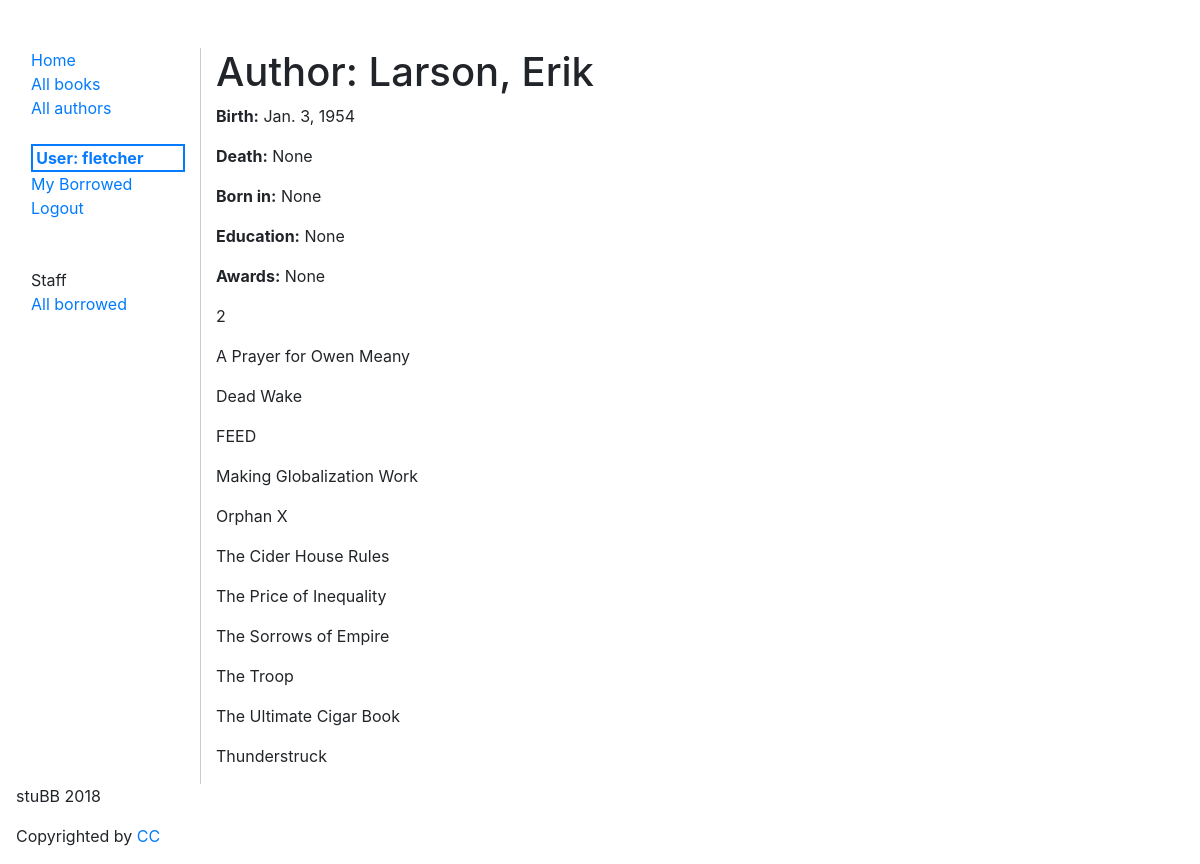
Page /catalog/author/2 (signed in) on the committed database.
### catalog/models.py (models this page shows, shortened)
class Author(models.Model):
  first_name = models.CharField(max_length=100)
  last_name = models.CharField(max_length=100)
  date_of_birth = models.DateField(null=True, blank=True)
  date_of_death = models.DateField('died', null=True, blank=True)
  born_in = models.CharField(max_length=200, null=True, blank=True)
  education = models.CharField(max_length=200, null=True, blank=True)
  COMMON_BOOK_AWARDS = (
    ('booker', 'Booker Award'),
    ('caldecott', 'Caldecott Medal'),
    ('nba', 'National Book Award'),
    ('nbcca', 'National Book Critics Circle Award'),
    ('newbery', 'Newbery Medal'),
    ('npl', 'Nobel Prize for Literature'),
    ('p/f', 'PEN/Faulkner Award'),
    ('pp', 'Pulitzer Prize'),
    ('cwp', "Commonwealth Writers' Prize"),
    ('emma', 'EMMA Awards')
  )
  awards = models.CharField(max_length=10, choices=COMMON_BOOK_AWARDS, null=True, blank=True)
  class Meta:
    ordering = ["last_name", "first_name"]

class Book(models.Model):
  title = models.CharField(max_length=200)
  author = models.ForeignKey('Author', on_delete=models.SET_NULL, null=True)
  summary = models.TextField(max_length=1000, help_text="Enter a brief description of the book")
  isbn = models.CharField('ISBN', max_length=14,
                          help_text='13 Character <a href="https://www.isbn-international.org/content/what-isbn">ISBN number</a>')
  genre = models.ManyToManyField(Genre, help_text="Select a genre for this book")
  subject = models.CharField(max_length=100, null=True, blank=True)
  publisher = models.CharField(max_length=250, null=True, blank=True)
  contributor = models.CharField(max_length=200, null=True, blank=True, help_text="An entity responsible for making contributions to the content of the resource.")
  date = models.DateField(null=True, blank=True,)
  type = models.CharField(max_length=60, null=True, blank=True, help_text="Genre")
  format = models.CharField(max_length=60, null=True, blank=True, help_text="Format may include the media-type or dimensions of the resource.")
  source = models.CharField(max_length=60, null=True, blank=True)
  language = models.CharField(max_length=60, null=True, blank=True)
  relation = models.CharField(max_length=60, null=True, blank=True, help_text="A reference to a related resource.")
  coverage = models.CharField(max_length=250, null=True, blank=True, help_text="Coverage will typically include spatial location (a place name or geographic coordinates), temporal period (a period label, date, or date range) or jurisdiction (such as a named administrative entity).")
  rights = models.CharField(max_length=250, null=True, blank=True, help_text="A Rights element will contain a rights management statement for the resource, or reference a service providing such information.")
  class Meta:
    ordering = ['title']
  def display_genre(self):
    """Note: Getting the genre may not be a good idea here, because
      of the "cost" of the database operation. We're showing you how because
      calling functions in your models can be very useful for other reasons —
      for example to add a Delete link next to every item in the list."""
    """Creates a string for the Genre. This is required to display genre in Admin."""
    return ', '.join([genre.name for genre in self.genre.all()[:3]])
  display_genre.short_description = 'Genre'

### catalog/views.py (the view)
# urls.py: path('author/<int:pk>', views.AuthorDetailView.as_view(), name='author-detail'),
class AuthorDetailView(LoginRequiredMixin, generic.DetailView):
  context_object_name = 'author'
  queryset = Author.objects.all()
  def get_context_data(self, **kwargs):
    context = super().get_context_data(**kwargs)
    context['book_list'] = Book.objects.all()
    return context

### templates/catalog/author_detail.html (shortened to what this page needs)
{% extends 'catalog/base.html' %}
{% block content %}
  <h1>Author: {{ author.last_name }}, {{ author.first_name}}</h1>
  <p><strong>Birth:</strong> {{ author.date_of_birth}}</p>
  <p><strong>Death:</strong> {{ author.date_of_death }}</p>
  <p><strong>Born in:</strong> {{ author.born_in }}</p>
  <p><strong>Education:</strong> {{ author.education }}</p>
  <p><strong>Awards:</strong> {{ author.awards }}</p>
 <p>{{ author.pk }}</p>
{% for book in book_list.all %}
            <p>{{ book.title }}</p>
        {% endfor %}
{% endblock %}

### templates/catalog/base.html (shortened to what this page needs)
<!DOCTYPE html>
<html lang="en">
  <head>
    {% load staticfiles %}
    {% block head %}
    <link rel="stylesheet" href="{% static 'styles/catalog.css' %}" />
    <link rel="stylesheet" href="https://stackpath.bootstrapcdn.com/bootstrap/4.1.3/css/bootstrap.min.css">
    {% endblock %}
  </head>
  <body>
    <div class="container-fluid">
    <div class="row">
      <div class="col-sm-2">
      {% block sidebar %}
        <ul class="sidebar-nav">
          <li><a href="{% url 'index' %}">Home</a></li>
          <li><a href="{% url 'books' %}">All books</a></li>
          <li><a href="{% url 'authors' %}">All authors</a></li><br />
        {% if user.is_authenticated %}
          <li class="current-user">User: {{ user.get_username }}</li>
          <li><a href="{% url 'my-borrowed' %}">My Borrowed</a> </li>
          <li><a href="{% url 'logout'%}">Logout</a></li>
          <br><br>
          <li>Staff</li>
          <li><a href="{% url 'all-borrowed' %}">All borrowed</a></li>
        {% else %}
          <li><a href="{% url 'login'%}">Login</a></li>
        {% endif %}
        </ul>
     {% endblock %}
      </div>
      <div class="col-sm-10 content">
        {% block content %}{% endblock %}
      </div>
    </div>
  </div>
  <footer class="basic-footer">
      <p> stuBB 2018</p>
      <p>Copyrighted by <a href="https://creativecommons.org/licenses/by/3.0/">CC</a></p>
  </footer>
  </body>
</html>

### catalog/static/styles/catalog.css (style rules this page uses)
.sidebar-nav { margin-top: 3em; list-style: none; margin-left: -1.5em; }
.content { margin-top: 3em; border-left: 1px solid #ccc; }
.current-user { border: 2px solid #077bff; color: #077bff; font-weight: bold; padding-left: .2em; }
footer { padding-left: 1em; }

### rows in the picture
Author: last_name "Larson", first_name "Erik", date_of_birth "Jan. 3, 1954", date_of_death "None", born_in "None", education "None", awards "None", pk "2"
Book: title "A Prayer for Owen Meany"
Book: title "Dead Wake"
Book: title "FEED"
Book: title "Making Globalization Work"
Book: title "Orphan X"
Book: title "The Cider House Rules"
Book: title "The Price of Inequality"
Book: title "The Sorrows of Empire"
Book: title "The Troop"
Book: title "The Ultimate Cigar Book"
Book: title "Thunderstruck"

### other values in the picture
{{ user.get_username }} "fletcher"
